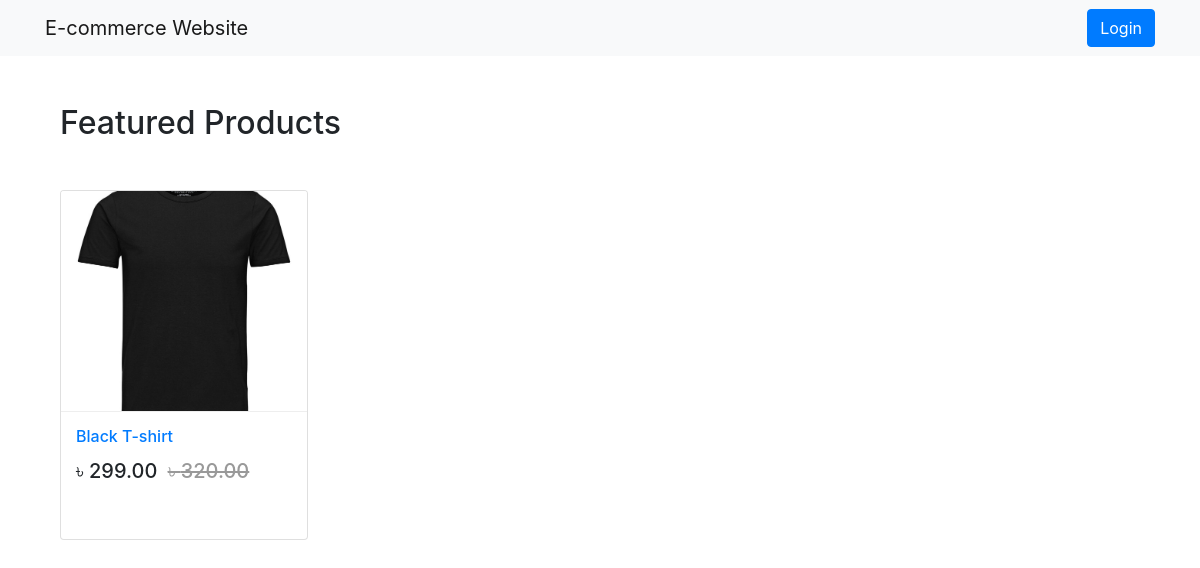
Before: / with the older database file.
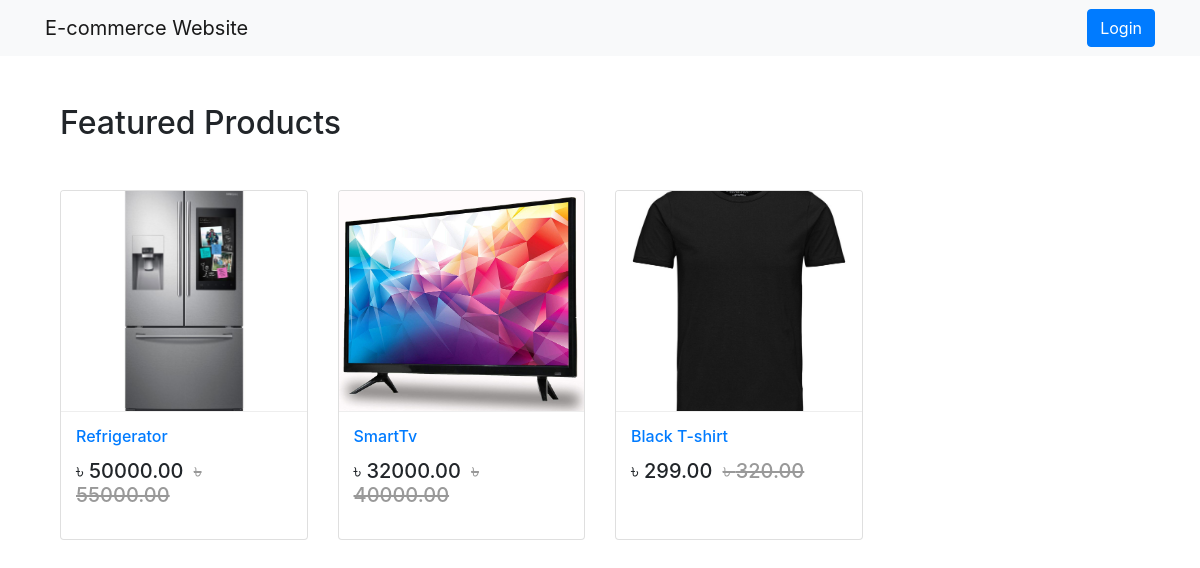
After: the same page with the newer database file.
### App_Shop/models.py (models this page shows, shortened)
class Product(models.Model):
    mainimage = models.ImageField(upload_to='Products')
    name = models.CharField(max_length=264)
    category = models.ForeignKey(Category, on_delete=models.CASCADE, related_name='category')
    preview_text = models.TextField(max_length=200, verbose_name='Preview Text')
    detail_text = models.TextField(max_length=1000, verbose_name='Description')
    price = models.FloatField()
    old_price = models.FloatField(default=0.00)
    created = models.DateTimeField(auto_now_add=True)
    class Meta:
        ordering = ['-created',]

### App_Shop/views.py (the view)
# urls.py: path('', views.Home.as_view(), name='home'),
class Home(ListView):
    model = Product
    template_name = 'App_Shop/home.html'

### templates/App_Shop/home.html
{% extends 'base.html' %}
{% block body_block %}
<div class="container my-5">
  <h2 class="my-5">Featured Products</h2>
  <div class="row">
    {% for product in object_list %}
    <div class="col-md-6 col-sm-12 col-lg-3">
      <figure class="card card-product">
        <div class="img-wrap">
          <img src="/media/{{product.mainimage}}" style="width:100%; height:300px;">
        </div>
        <figcaption class="info-wrap">
       <h6 class="title"><a href="{% url 'App_Shop:product_detail' pk=product.pk %}">{{product.name}}</a></h6>
          <div class="action-wrap">
            <div class="price-wrap h5">
              <span class="price-new">&#2547; {{product.price|floatformat:2}}</span>
              <span class="price-old"><strike>&#2547; {{product.old_price|floatformat:2}}</strike></span>
            </div>
          </div>
        </figcaption>
      </figure>
    </div>
    {% endfor %}
  </div>
</div>
{% endblock %}

### templates/base.html (shortened to what this page needs)
{% load static %}
<!DOCTYPE html>
<html lang="en" dir="ltr">
  <head>
  <link rel="stylesheet" href="https://stackpath.bootstrapcdn.com/bootstrap/4.3.1/css/bootstrap.min.css">
  <link href="https://cdnjs.cloudflare.com/ajax/libs/font-awesome/5.10.2/css/all.css" rel="stylesheet">
  <link rel="stylesheet" href="{% static 'css/main.css' %}">
  </head>
  <body>
      {% include 'navbar.html' %}
    <div class="container">
      {% block body_block %} {% endblock %}
    </div>
  </body>
</html>

### templates/navbar.html (shortened to what this page needs)
<nav class="navbar navbar-expand-lg navbar-light bg-light">
  <div class="container">
    <a class="navbar-brand" href="{% url 'App_Shop:home' %}"> E-commerce Website </a>
    <div class="collapse navbar-collapse" id="navbarNav">
      <ul class="navbar-nav ml-auto">
        {% if request.user.is_authenticated %}
        <li class="nav-item">
         <a href="{% url 'App_Order:cart' %}">
           <i class="fa fa-shopping-cart"></i> Cart
         </a>
        </li>
        <li class="nav-item">
        </li>
        <li class="nav-item dropdown">
          <a class="nav-link dropdown-toggle" href="#" id="navbarDropdown" role="button" data-toggle="dropdown" aria-haspopup="true" aria-expanded="false"><i class="fas fa-user-tie">
          </i> {{request.user.profile.username}}</a>
          <div class="dropdown-menu" aria-labelledby="nabbarDropdown">
            <a class="dropdown-item" href="{% url 'App_Login:profile' %}">Profile</a>
              <a class="dropdown-item" href="{% url 'App_Payment:orders' %}">Orders</a>
            <div class="dropdown-divider"></div>
            <a class="dropdown-item" href="{% url 'App_Login:logout' %}">Logout</a>
          </div>
        </li>
        {% else %}
        <li class="nav-item">
          <a href="{% url 'App_Login:login' %}" class="btn btn-primary">Login</a>
        </li>
        {% endif %}
      </ul>
    </div>
  </div>
</nav>

### templates/base.html (style rules this page uses)
.card { height: 350px; }
.card-product:after { content: ""; display: table; clear: both; visibility: hidden; }
.card-product .price-new, .card-product .price { margin-right: 5px; }
.card-product .price-old { color: #999; }
.card-product .img-wrap { border-radius: 3px 3px 0 0; overflow: hidden; position: relative; height: 220px; text-align: center; }
.card-product .img-wrap img { max-height: 100%; max-width: 100%; object-fit: cover; }
.card-product .info-wrap { overflow: hidden; padding: 15px; border-top: 1px solid #eee; }
.card-product .action-wrap { padding-top: 4px; margin-top: 4px; }
.card-product .title { margin-top: 0px; }

Changed rows visible on the page:
added Product: mainimage (picture), name "Refrigerator", price "50000.00", old_price "55000.00"
added Product: mainimage (picture), name "SmartTv", price "32000.00", old_price "40000.00"
